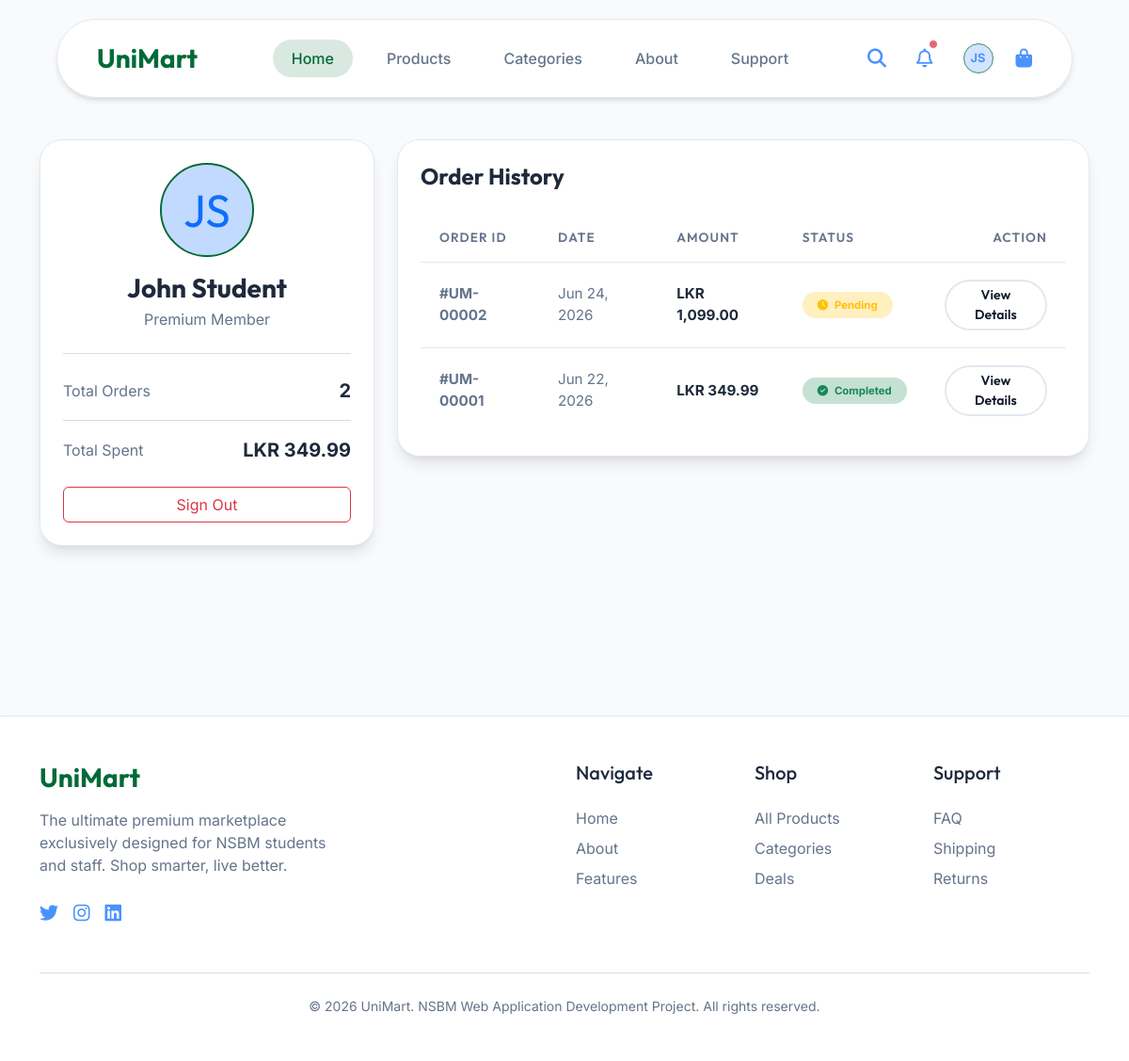
Screenshot of /user/index.php (signed in) with the database file from the repository.
### tables this page shows
CREATE TABLE `users` (
  `id` int(11) NOT NULL AUTO_INCREMENT,
  `name` varchar(100) NOT NULL,
  `email` varchar(100) NOT NULL UNIQUE,
  `password` varchar(255) NOT NULL,
  `role` enum('customer','admin') NOT NULL DEFAULT 'customer',
  `avatar` varchar(255) DEFAULT NULL,
  `created_at` timestamp NOT NULL DEFAULT current_timestamp(),
  PRIMARY KEY (`id`)
);

CREATE TABLE `orders` (
  `id` int(11) NOT NULL AUTO_INCREMENT,
  `user_id` int(11) NOT NULL,
  `total_amount` decimal(10,2) NOT NULL,
  `status` enum('pending','completed','cancelled') NOT NULL DEFAULT 'pending',
  `created_at` timestamp NOT NULL DEFAULT current_timestamp(),
  PRIMARY KEY (`id`),
  KEY `user_id` (`user_id`),
  CONSTRAINT `fk_order_user` FOREIGN KEY (`user_id`) REFERENCES `users` (`id`) ON DELETE CASCADE
);

### includes/auth.php (called while the page is built, shortened)
<?php
require_once __DIR__ . '/functions.php';
function isLoggedIn() {
    return isset($_SESSION['user_id']);
}
function isAdmin() {
    return isset($_SESSION['role']) && $_SESSION['role'] === 'admin';
}
?>

### includes/functions.php (called while the page is built, shortened)
<?php
function formatPrice($price) {
    return 'LKR ' . number_format($price, 2);
}
function getUserAvatar($avatarFile = null, $name = '') {
    return null;
}
function getUserInitials($name) {
    $parts = explode(' ', trim($name));
    $initials = '';
    foreach (array_slice($parts, 0, 2) as $p) {
        $initials .= strtoupper(mb_substr($p, 0, 1));
    }
    return $initials ?: '?';
}
?>

### user/index.php (the view, shortened to what this page needs)
<?php
require_once __DIR__ . '/../includes/header.php';
$userId = $_SESSION['user_id'];
$stmt = $conn->prepare("SELECT avatar FROM users WHERE id = ?");
$stmt->execute([$userId]);
$userAvatar = $stmt->fetchColumn();
$avatarUrl = getUserAvatar($userAvatar, $_SESSION['name']);
$initials = getUserInitials($_SESSION['name']);
$stmt = $conn->prepare("SELECT * FROM orders WHERE user_id = ? ORDER BY created_at DESC");
$stmt->execute([$userId]);
$orders = $stmt->fetchAll();
$totalSpent = 0;
foreach ($orders as $order) {
    if ($order['status'] === 'completed') {
        $totalSpent += $order['total_amount'];
    }
}
?>
<section class="py-5 position-relative z-10" style="margin-top: 100px; min-height: 70vh;">
    <div class="container">
        <div class="row g-4">
            <div class="col-lg-4" data-aos="fade-right">
                <div class="glass-panel p-4 text-center sticky-top" style="top: 100px;">
                    <div class="position-relative mx-auto mb-3" id="userAvatarTrigger" style="width: 100px; height: 100px; cursor: pointer; border-radius: 50%; overflow: hidden; border: 2px solid var(--primary);">
                        <?php if ($avatarUrl): ?>
                            <img src="<?= $avatarUrl ?>" alt="Avatar" id="userAvatarImg" style="width: 100%; height: 100%; object-fit: cover;">
                        <?php else: ?>
                            <div id="userAvatarInitials" class="bg-primary bg-opacity-25 text-primary d-flex align-items-center justify-content-center" style="width: 100%; height: 100%; font-size: 3rem; font-family: 'Outfit', sans-serif;">
                                <?= $initials ?>
                            </div>
                        <?php endif; ?>
                    </div>
                    <h3 class="outfit fw-bold text-main mb-1"><?= htmlspecialchars($_SESSION['name']) ?></h3>
                    <p class="text-muted mb-4"><?= isAdmin() ? 'Administrator' : 'Premium Member' ?></p>
                    <div class="d-flex justify-content-between align-items-center border-top border-secondary border-opacity-25 pt-4 mb-3">
                        <span class="text-muted">Total Orders</span>
                        <span class="fw-bold text-main fs-5"><?= count($orders) ?></span>
                    </div>
                    <div class="d-flex justify-content-between align-items-center border-top border-secondary border-opacity-25 pt-3 pb-4">
                        <span class="text-muted">Total Spent</span>
                        <span class="fw-bold text-accent fs-5"><?= formatPrice($totalSpent) ?></span>
                    </div>
                    <a href="/UniMart/auth/logout.php" class="btn btn-outline-danger w-100 bg-transparent">Sign Out</a>
                </div>
            </div>
            <div class="col-lg-8" data-aos="fade-left">
                <div class="glass-panel p-4">
                    <h4 class="outfit fw-bold text-main mb-4">Order History</h4>
                    <?php if(empty($orders)): ?>
                        <div class="text-center py-5">
                            <div class="fs-1 text-muted mb-3"><i class="fas fa-box-open"></i></div>
                            <h5 class="text-main outfit">No orders yet</h5>
                            <p class="text-muted">When you buy something, it will appear here.</p>
                            <a href="/UniMart/products.php" class="btn btn-glow mt-2">Start Shopping</a>
                        </div>
                    <?php else: ?>
                        <div class="table-responsive">
                            <table class="user-table">
                                <thead>
                                    <tr>
                                        <th>Order ID</th>
                                        <th>Date</th>
                                        <th>Amount</th>
                                        <th>Status</th>
                                        <th class="text-end">Action</th>
                                    </tr>
                                </thead>
                                <tbody>
                                    <?php foreach($orders as $order): ?>
                                    <tr>
                                        <td class="fw-bold text-muted">#UM-<?= str_pad($order['id'], 5, '0', STR_PAD_LEFT) ?></td>
                                        <td class="text-muted"><?= date('M j, Y', strtotime($order['created_at'])) ?></td>
                                        <td class="text-accent fw-bold"><?= formatPrice($order['total_amount']) ?></td>
                                        <td class="order-status-cell" data-order-id="<?= $order['id'] ?>" data-current-status="<?= $order['status'] ?>">
                                            <?php if($order['status'] === 'completed'): ?>
                                                <span class="badge bg-success bg-opacity-25 text-success rounded-pill px-3 py-2"><i class="fas fa-check-circle me-1"></i> Completed</span>
                                            <?php elseif($order['status'] === 'pending'): ?>
                                                <span class="badge bg-warning bg-opacity-25 text-warning rounded-pill px-3 py-2"><i class="fas fa-clock me-1"></i> Pending</span>
                                            <?php else: ?>
                                                <span class="badge bg-danger bg-opacity-25 text-danger rounded-pill px-3 py-2"><i class="fas fa-times-circle me-1"></i> <?= ucfirst($order['status']) ?></span>
                                            <?php endif; ?>
                                        </td>
                                        <td class="text-end">
                                            <button class="btn btn-sm btn-outline-glow px-3 py-1" onclick="viewOrder(<?= $order['id'] ?>)">View Details</button>
                                        </td>
                                    </tr>
                                    <?php endforeach; ?>
                                </tbody>
                            </table>
                        </div>
                    <?php endif; ?>
                </div>
            </div>
        </div>
    </div>
</section>
<?php require_once __DIR__ . '/../includes/footer.php'; ?>

### includes/header.php (shortened to what this page needs)
<?php
require_once __DIR__ . '/functions.php';
require_once __DIR__ . '/auth.php';
$currentPage = basename($_SERVER['PHP_SELF']);
$avatarUrl = null;
$initials = '?';
if (isLoggedIn()) {
    $stmt = $conn->prepare("SELECT avatar, name FROM users WHERE id = ?");
    $stmt->execute([$_SESSION['user_id']]);
    $u = $stmt->fetch();
    $avatarUrl = getUserAvatar($u['avatar'] ?? null);
    $initials = getUserInitials($u['name'] ?? $_SESSION['name']);
}
?>
<!DOCTYPE html>
<html lang="en">
<head>
    <link href="https://cdn.jsdelivr.net/npm/bootstrap@5.3.0/dist/css/bootstrap.min.css" rel="stylesheet">
    <link rel="stylesheet" href="https://cdnjs.cloudflare.com/ajax/libs/font-awesome/6.4.0/css/all.min.css">
    <link href="https://unpkg.com/aos@2.3.1/dist/aos.css" rel="stylesheet">
    <link rel="stylesheet" href="/UniMart/assets/css/style.css?v=<?= time() ?>">
</head>
<body>
    <nav class="navbar navbar-expand-lg navbar-dark navbar-floating">
        <div class="container-fluid">
            <a class="navbar-brand outfit fw-bold text-gradient-primary fs-3" href="/UniMart/index.php">UniMart</a>
            <div class="collapse navbar-collapse justify-content-center" id="navbarNav">
                <ul class="navbar-nav gap-3">
                    <li class="nav-item">
                        <a class="nav-link <?= $currentPage == 'index.php' ? 'active' : '' ?>" href="/UniMart/index.php">Home</a>
                    </li>
                    <li class="nav-item">
                        <a class="nav-link <?= $currentPage == 'products.php' ? 'active' : '' ?>" href="/UniMart/products.php">Products</a>
                    </li>
                    <li class="nav-item">
                        <a class="nav-link <?= $currentPage == 'categories.php' ? 'active' : '' ?>" href="/UniMart/categories.php">Categories</a>
                    </li>
                    <li class="nav-item">
                        <a class="nav-link <?= $currentPage == 'index.php' ? '' : '' ?>" href="/UniMart/index.php#about">About</a>
                    </li>
                    <li class="nav-item">
                        <a class="nav-link <?= $currentPage == 'support.php' ? 'active' : '' ?>" href="/UniMart/support.php">Support</a>
                    </li>
                </ul>
            </div>
            <div class="d-flex align-items-center gap-4">
                <a href="#" data-bs-toggle="modal" data-bs-target="#searchModal" class="text-main text-decoration-none fs-5 hover-opacity-100 opacity-75 transition">
                    <i class="fas fa-search"></i>
                </a>
                <?php if (isLoggedIn()): ?>
                <a href="#" data-bs-toggle="offcanvas" data-bs-target="#notificationOffcanvas" class="text-main text-decoration-none fs-5 position-relative hover-opacity-100 opacity-75 transition mx-2">
                    <i class="far fa-bell"></i>
                    <span class="position-absolute top-0 start-100 translate-middle p-1 bg-danger border border-light rounded-circle" id="notificationBadge">
                    </span>
                </a>
                <?php endif; ?>
                <?php if (isLoggedIn()): ?>
                    <div class="dropdown">
                        <a class="text-main text-decoration-none hover-opacity-100 opacity-75 transition" href="#" role="button" data-bs-toggle="dropdown">
                            <?php if ($avatarUrl): ?>
                                <img src="<?= $avatarUrl ?>" alt="Avatar" class="rounded-circle" style="width: 32px; height: 32px; object-fit: cover; border: 2px solid var(--primary);">
                            <?php else: ?>
                                <div class="rounded-circle bg-primary bg-opacity-25 text-primary d-flex align-items-center justify-content-center" style="width: 32px; height: 32px; font-size: 0.8rem; font-weight: bold; border: 1px solid var(--primary);">
                                    <?= $initials ?>
                                </div>
                            <?php endif; ?>
                        </a>
                    </div>
                <?php else: ?>
                    <a href="/UniMart/auth/login.php" class="text-main text-decoration-none fs-5 hover-opacity-100 opacity-75 transition">
                        <i class="far fa-user"></i>
                    </a>
                <?php endif; ?>
                <a href="#" data-bs-toggle="offcanvas" data-bs-target="#cartOffcanvas" class="text-main text-decoration-none fs-5 position-relative hover-opacity-100 opacity-75 transition">
                    <i class="fas fa-shopping-bag"></i>
                </a>
            </div>
        </div>
    </nav>

### assets/css/style.css (style rules this page uses)
:root { --bg-1: #F8FAFC; --bg-2: #FFFFFF; --bg-3: #F1F5F9; --primary: #006A38; --primary-glow: rgba(0, 106, 56, 0.15); --primary-dark: #004D28; --secondary: #0F172A; --secondary-glow: rgba(15, 23, 42, 0.05); --accent: #2563EB; --accent-glow: rgba(37, 99, 235, 0.15); --highlight: #F59E0B; --highlight-glow: rgba(245, 158, 11, 0.15); --success: #22C55E; --text-main: #1E293B; --text-muted: #64748B; --glass-bg: #FFFFFF; --glass-border: #E2E8F0; --shadow-sm: 0 1px 2px 0 rgba(0, 0, 0, 0.05); --shadow-md: 0 4px 6px -1px rgba(0, 0, 0, 0.1), 0 2px 4px -1px rgba(0, 0, 0, 0.06); --shadow-lg: 0 10px 15px -3px rgba(0, 0, 0, 0.1), 0 4px 6px -2px rgba(0, 0, 0, 0.05); }
body { background-color: var(--bg-1); color: var(--text-main); font-family: 'Inter', sans-serif; overflow-x: hidden; position: relative; min-height: 100vh; }
h1, h2, h3, h4, h5, h6, .outfit { font-family: 'Outfit', sans-serif; }
.glass-panel { background: var(--glass-bg); border: 1px solid var(--glass-border); border-radius: 24px; box-shadow: var(--shadow-lg); }
.navbar-floating { position: fixed; top: 20px; left: 50%; transform: translateX(-50%); width: 90%; max-width: 1200px; z-index: 1000; padding: 15px 30px; border-radius: 50px; background: rgba(255, 255, 255, 0.9); backdrop-filter: blur(12px); border: 1px solid var(--glass-border); box-shadow: var(--shadow-md); transition: all 0.4s ease; }
.nav-link { color: var(--text-muted) !important; font-weight: 500; transition: all 0.3s ease; padding: 8px 20px !important; border-radius: 20px; }
.nav-link:hover, .nav-link.active { color: var(--primary) !important; background-color: var(--primary-glow) !important; text-shadow: none; }
.navbar-brand.text-gradient-primary, .navbar-brand.text-gradient-primary:hover, .navbar-brand.text-gradient-primary:focus, .navbar-brand.text-gradient-primary:active, .navbar-brand.text-gradient-primary:visited { color: var(--primary) !important; opacity: 1 !important; }
.btn-outline-glow { background: transparent; color: var(--secondary); border: 2px solid var(--glass-border); border-radius: 30px; padding: 10px 30px; font-weight: 600; font-family: 'Outfit', sans-serif; transition: all 0.3s ease; text-decoration: none; display: inline-block; }
.text-gradient-primary { color: var(--primary); }
.text-muted { color: var(--text-muted) !important; }
.z-10 { z-index: 10; }

### user/index.php (style rules this page uses)
.user-table { width: 100%; border-collapse: collapse; }
.user-table th { font-family: 'Outfit', sans-serif; font-size: 0.85rem; font-weight: 600; color: var(--text-muted); text-transform: uppercase; letter-spacing: 0.08em; padding: 16px 20px; border-bottom: 1px solid var(--glass-border); }
.user-table td { font-size: 0.95rem; color: var(--text-main); padding: 18px 20px; border-bottom: 1px solid var(--glass-border); vertical-align: middle; }
.user-table tr:last-child td { border-bottom: none; }

### rows the page displays
users: name "JS"
orders: id "00002", created_at "Jun 24, 2026", total_amount "LKR 1,099.00", status "pending" (drawn)
orders: id "00001", created_at "Jun 22, 2026", total_amount "LKR 349.99", status "completed" (drawn)

### other values shown
$initials "JS"
$_SESSION['name'] "John Student"
count($orders) "2"
formatPrice($totalSpent) "LKR 349.99"
